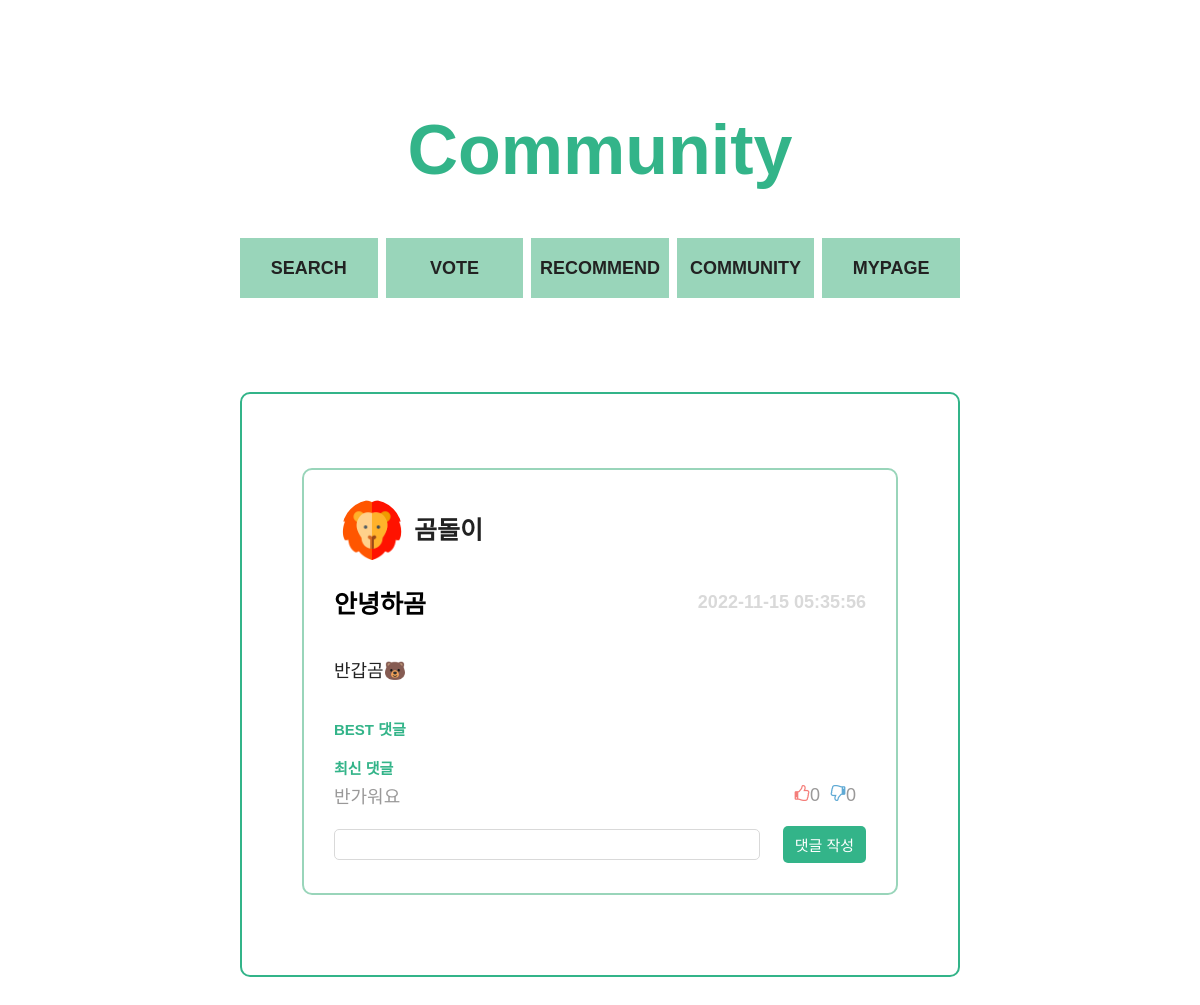
Before: /pages/community/community_each.php?boardid=4 with the older database file.
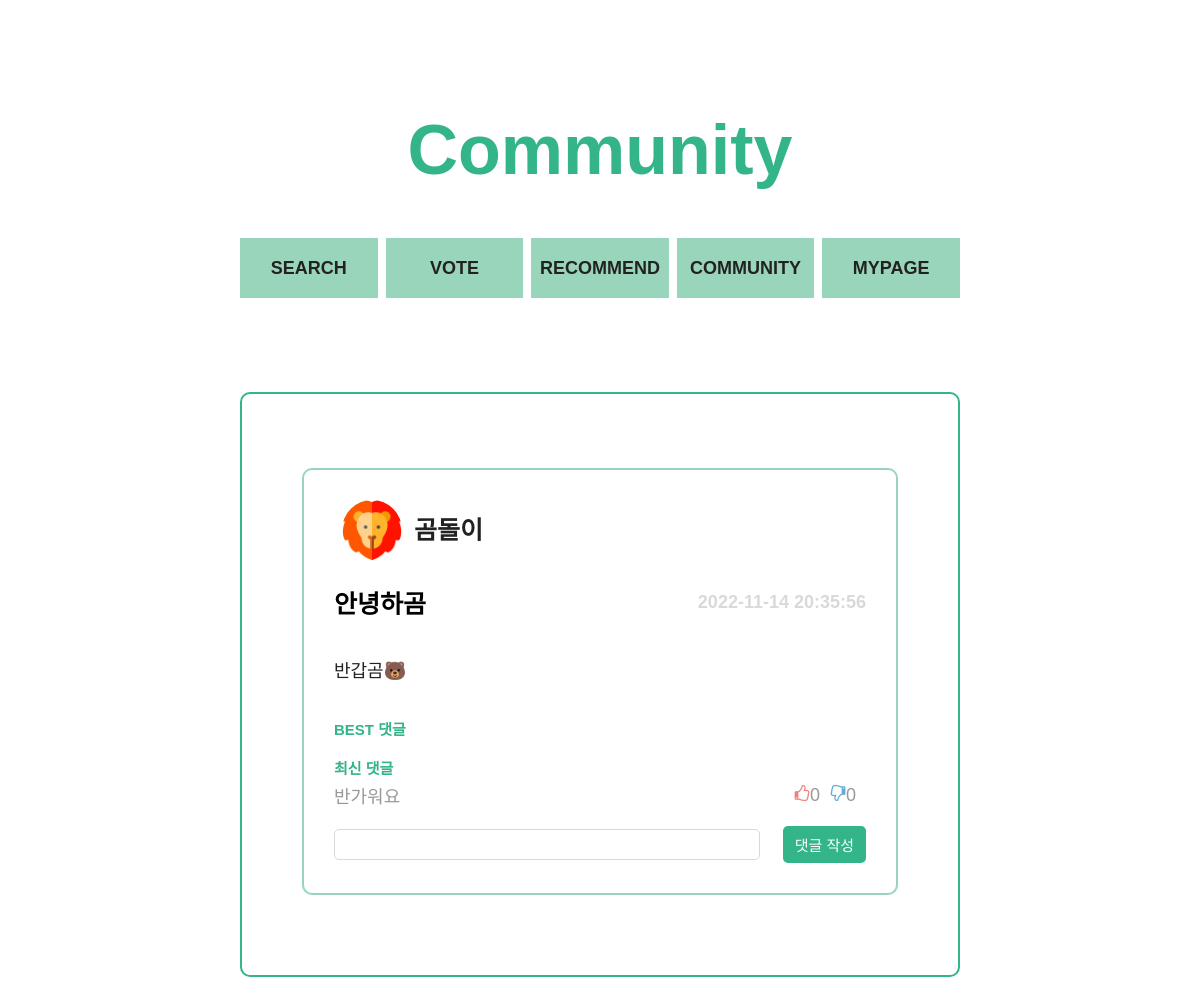
After: the same page with the newer database file.
### tables this page shows
CREATE TABLE `board` (
  `boardid` int(11) NOT NULL AUTO_INCREMENT,
  `userid` varchar(20) NOT NULL,
  `title` varchar(50) NOT NULL,
  `content` varchar(500) NOT NULL,
  `timestamps` timestamp NOT NULL DEFAULT current_timestamp(),
  `type` varchar(10) NOT NULL,
  PRIMARY KEY (`boardid`),
  KEY `userid` (`userid`),
  CONSTRAINT `board_ibfk_1` FOREIGN KEY (`userid`) REFERENCES `users` (`userid`)
);

CREATE TABLE `users` (
  `userid` varchar(20) NOT NULL,
  `password` varchar(40) NOT NULL,
  `name` varchar(15) NOT NULL,
  `profile` varchar(500) NOT NULL,
  PRIMARY KEY (`userid`),
  KEY `idx_users_name` (`name`)
);

### pages/community/community_each.php (the view, shortened to what the changed rows need)
<?php
$conn = mysqli_connect("localhost", "team15", "team15", "team15");
$res = array();
$comment = array();
$boardid = $_GET['boardid'];
if (mysqli_connect_errno()) {
    echo "<script>alert('Connection fail');</script>";
    exit();
} else {
    $sql = "select f.title, f.content, f.timestamps, u.userid, u.name, u.profile
            from board as f
            inner join users as u on f.userid = u.userid
            where f.boardid = ?";
    if($stmt = mysqli_prepare($conn, $sql)) {
        mysqli_stmt_bind_param($stmt, 's', $boardid);
        if(mysqli_stmt_execute($stmt)) {
            mysqli_stmt_bind_result($stmt, $title, $content, $time, $writerId, $writer, $writer_profile);
            while(mysqli_stmt_fetch($stmt)) {
                $res = [
                    "title" => $title,
                    "content" => $content,
                    "time" => $time,
                    "writerId" => $writerId,
                    "writer" => $writer,
                    "profile" => $writer_profile
                ];
            }
        } else {
            echo "<script>alert('fail execute the query');</script>";
            exit();
        }
    } else {
        echo "<script>alert('Fail prepare the statement');</script>";
        exit();
    }
    $sql = 'select c.userid, c.commentid, c.content, c.timestamps, c.like_no, c.hate
            from comment as c
            where boardid = ?
            order by commentid';
    if($stmt = mysqli_prepare($conn, $sql)) {
        mysqli_stmt_bind_param($stmt, 's', $boardid);
        if(mysqli_stmt_execute($stmt)) {
            mysqli_stmt_bind_result($stmt, $c_writer, $c_id, $c_content, $c_time, $c_like, $c_hate);
            while(mysqli_stmt_fetch($stmt)) {
                array_push($comment, [
                    "c_id" => $c_id,
                    "c_writer" => $c_writer,
                    "c_content" => $c_content,
                    "c_time" => $c_time,
                    "c_like" => $c_like,
                    "c_hate" => $c_hate
                ]);
            }
        } else {
            echo "<script>alert('fail execute the query');</script>";
            exit();
        }
    } else {
        echo "<script>alert('Fail prepare the statement');</script>";
        exit();
    }
}
?>
<!DOCTYPE html>
<html lang="en">
<head>
    <link rel="stylesheet" href="../../index.css">
    <link rel="stylesheet" href="./communityStyle.css">
</head>
<body>
    <div id="contents">
        <header class="title">
            <h1>Community</h1>
        </header>
        <section class="board">
            <div class="post">
                <div class="eachPost">
                <div class="eachProfile">
                    <img class="profileImg" src="<?=$res['profile']?>">
                    <p class="nickName"><?=$res['writer']?></p>
                </div>
                <div class="each_eachPostTop">
                    <h3 class="eachPostTitle"><?=$res['title']?></h3>
                    <div class="timeStamp"><?=$res['time']?></div>
                </div>
                    <div class="postContents_each">
                        <?=$res['content']?>
                    </div>
                    <div class="replIndex">BEST 댓글</div>
                    <div class="repl">
                        <div class="replIndex">최신 댓글</div>
                        <?php
                        for ($i=0; $i < count($comment); $i++) {
                        ?>
                        <div class="repl_each">
                        </div>
                        <?php
                        }
                        ?>
                    </div>
                    <form action="../../php/community/submitComment.php?boardid=<?=$boardid?>" method="post">
                    <div class="replPost">
                    </div>
                    </form>
                </div>
            </div>
        </section>
    </div>
</body>
</html>

Changed rows visible on the page:
changed board "안녕하곰": timestamps "2022-11-15 05:35:56" → "2022-11-14 20:35:56"
